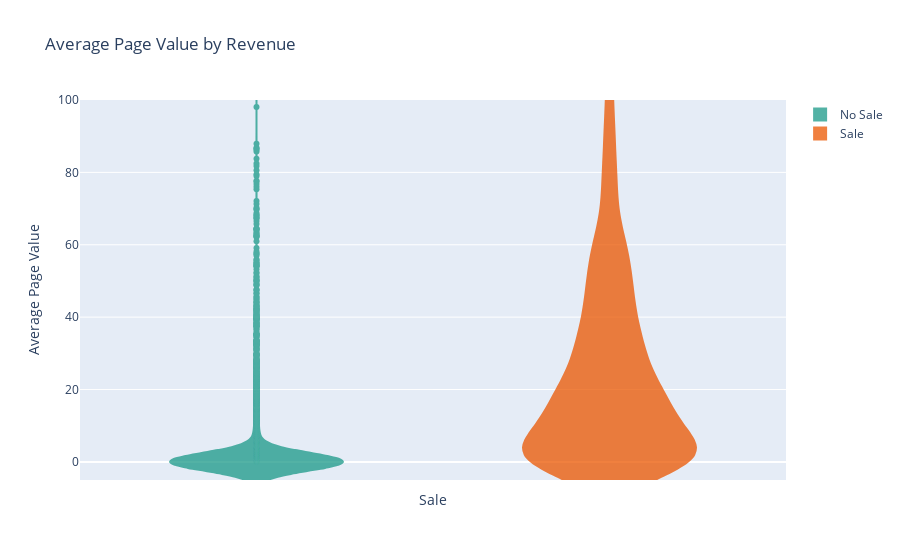

This figure's notebook cell:
### Code cell
# page values

fig = go.Figure()

fig.add_trace(go.Violin(x=df['Revenue'][df['Revenue']==0],
                        y=df['PageValues'][df['Revenue'] == 0],
                        name='No Sale',
                        line_color = '#1A9988',
                        fillcolor='#1A9988',
                        opacity=0.75
             ))
fig.add_trace(go.Violin(x=df['Revenue'][df['Revenue']==1],
                        y=df['PageValues'][df['Revenue'] == 1],
                        name='Sale',
                        line_color = '#EB5600',
                        fillcolor='#EB5600',
                        opacity=0.75
             ))
fig.update_yaxes(range = [-5,100])

fig.update_layout(hovermode=False, 
                  title = 'Average Page Value by Revenue',
                 xaxis_title_text = 'Sale',
                 yaxis_title_text = 'Average Page Value',
                 xaxis=dict(showticklabels=False))
fig.show()

### Figure 1 — Plotly figure (JSON) as saved in the notebook; plotly's stock layout.template omitted (floating-point values rounded to 4 significant figures; data arrays with more than 128 entries replaced by an {"elided": "..."} marker saying what was removed)
{"data": [{"fillcolor": "#1A9988", "line": {"color": "#1A9988"}, "name": "No Sale", "opacity": 0.75, "type": "violin", "x": {"elided": "10422 bool values"}, "y": {"elided": "10422 float values"}}, {"fillcolor": "#EB5600", "line": {"color": "#EB5600"}, "name": "Sale", "opacity": 0.75, "type": "violin", "x": {"elided": "1908 bool values"}, "y": {"elided": "1908 float values"}}], "layout": {"hovermode": false, "title": {"text": "Average Page Value by Revenue"}, "xaxis": {"showticklabels": false, "title": {"text": "Sale"}}, "yaxis": {"range": [-5, 100], "title": {"text": "Average Page Value"}}}}
